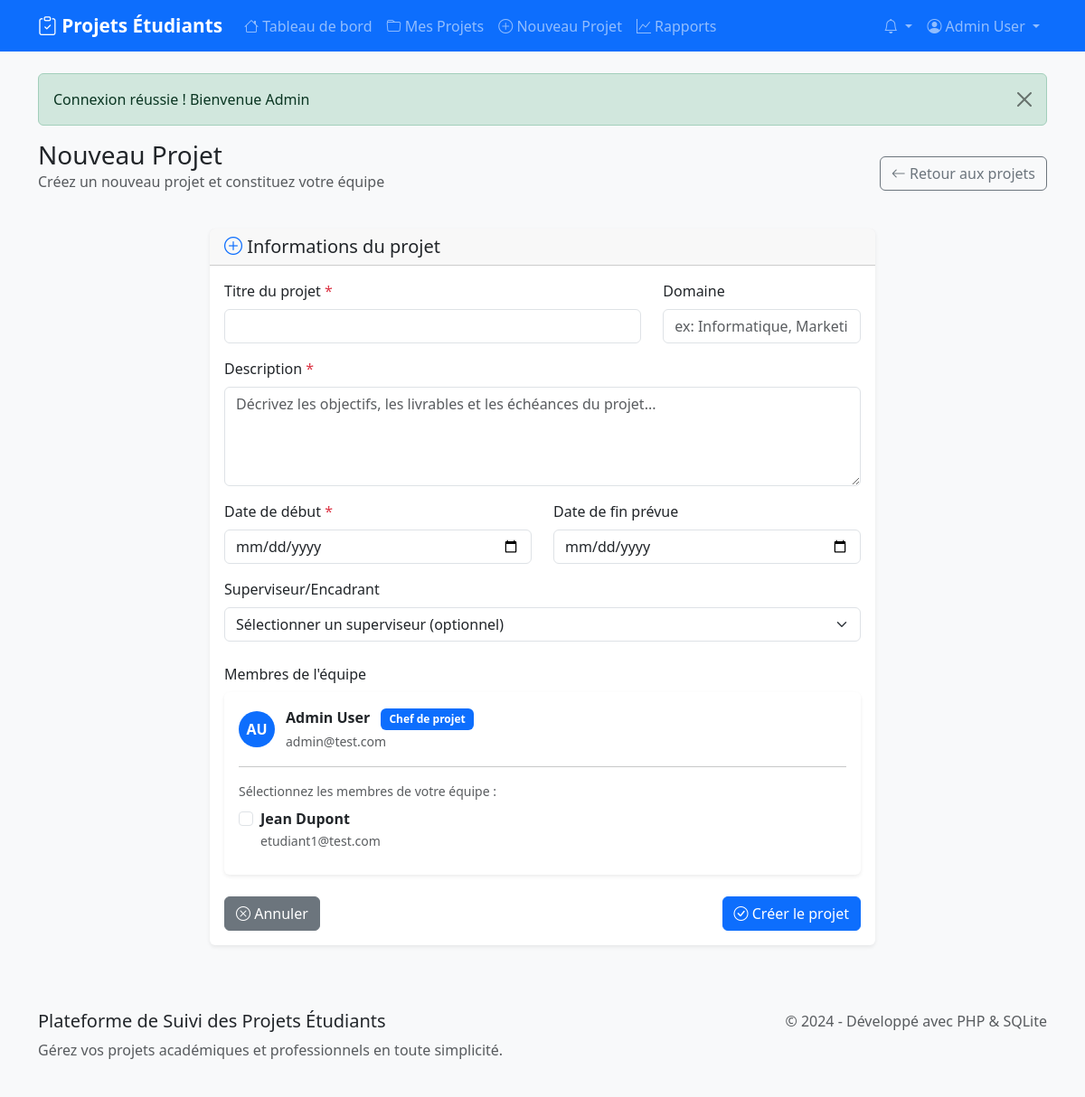
Screenshot of /pages/create_project.php (signed in) with the database file from the repository.
### tables this page shows
CREATE TABLE users (
        id INTEGER PRIMARY KEY AUTOINCREMENT,
        username VARCHAR(50) UNIQUE NOT NULL,
        email VARCHAR(100) UNIQUE NOT NULL,
        password VARCHAR(255) NOT NULL,
        first_name VARCHAR(50) NOT NULL,
        last_name VARCHAR(50) NOT NULL,
        role TEXT DEFAULT 'student',
        created_at DATETIME DEFAULT CURRENT_TIMESTAMP
    );

### includes/functions.php (called while the page is built, shortened)
<?php
require_once __DIR__ . '/../config/database.php';
if (!function_exists('isLoggedIn')) {
    function isLoggedIn() {
        return isset($_SESSION['user_id']);
    }
}
if (!function_exists('isSupervisor')) {
    function isSupervisor() {
        return isset($_SESSION['user_role']) && $_SESSION['user_role'] === 'supervisor';
    }
}
if (!function_exists('getCurrentUser')) {
    function getCurrentUser() {
        $db = getDB();
        return $db->fetch("SELECT * FROM users WHERE id = ?", [$_SESSION['user_id']]);
    }
}
if (!function_exists('e')) {
    function e($string) {
        return htmlspecialchars($string, ENT_QUOTES, 'UTF-8');
    }
}

### config/database.php (called while the page is built, shortened)
<?php
class Database {
    private static $instance = null;
    private $pdo;
    private function __construct() {
        try {
            $dbPath = $_ENV['DB_PATH'] ?? 'database/students_projects.db';
            $fullPath = __DIR__ . '/../' . $dbPath;
            $dbDir = dirname($fullPath);
            $this->pdo = new PDO('sqlite:' . $fullPath);
            $this->pdo->setAttribute(PDO::ATTR_ERRMODE, PDO::ERRMODE_EXCEPTION);
            $this->pdo->setAttribute(PDO::ATTR_DEFAULT_FETCH_MODE, PDO::FETCH_ASSOC);
            $this->pdo->exec('PRAGMA foreign_keys = ON');
        } catch (Exception $e) {
            die("Erreur de connexion à la base de données : " . $e->getMessage());
        }
    }
    public static function getInstance() {
        if (self::$instance === null) {
            self::$instance = new self();
        }
        return self::$instance;
    }
    public function query($sql, $params = []) {
        try {
            $stmt = $this->pdo->prepare($sql);
            $stmt->execute($params);
            return $stmt;
        } catch (Exception $e) {
            error_log("Erreur SQL : " . $e->getMessage());
            throw $e;
        }
    }
    public function fetchAll($sql, $params = []) {
        return $this->query($sql, $params)->fetchAll();
    }
    public function fetch($sql, $params = []) {
        return $this->query($sql, $params)->fetch();
    }
}
function getDB() {
    return Database::getInstance();
}

### pages/create_project.php (the view, shortened to what this page needs)
<?php
require_once '../includes/header.php';
$currentUser = getCurrentUser();
$db = getDB();
$students = $db->fetchAll("SELECT id, first_name, last_name, email FROM users WHERE role = 'student' AND id != ? ORDER BY first_name, last_name", [$currentUser['id']]);
?>
<div class="row">
    <div class="col-12">
        <div class="d-flex justify-content-between align-items-center mb-4">
            <div>
                <h1 class="h3 mb-0">Nouveau Projet</h1>
                <p class="text-muted">Créez un nouveau projet et constituez votre équipe</p>
            </div>
            <div>
                <a href="/pages/projects.php" class="btn btn-outline-secondary">
                    <i class="bi bi-arrow-left"></i> Retour aux projets
                </a>
            </div>
        </div>
    </div>
</div>
<div class="row">
    <div class="col-lg-8 mx-auto">
        <div class="card">
            <div class="card-header">
                <h5 class="card-title mb-0">
                    <i class="bi bi-plus-circle text-primary"></i> Informations du projet
                </h5>
            </div>
            <div class="card-body">
                <form method="POST">
                    <div class="row">
                        <div class="col-md-8">
                            <div class="mb-3">
                                <label for="title" class="form-label">Titre du projet <span class="text-danger">*</span></label>
                                <input type="text" class="form-control" id="title" name="title"
                                       value="<?php echo e($_POST['title'] ?? ''); ?>" required>
                            </div>
                        </div>
                        <div class="col-md-4">
                            <div class="mb-3">
                                <label for="domain" class="form-label">Domaine</label>
                                <input type="text" class="form-control" id="domain" name="domain"
                                       placeholder="ex: Informatique, Marketing..."
                                       value="<?php echo e($_POST['domain'] ?? ''); ?>">
                            </div>
                        </div>
                    </div>
                    <div class="mb-3">
                        <label for="description" class="form-label">Description <span class="text-danger">*</span></label>
                        <textarea class="form-control" id="description" name="description" rows="4"
                                  placeholder="Décrivez les objectifs, les livrables et les échéances du projet..." required><?php echo e($_POST['description'] ?? ''); ?></textarea>
                    </div>
                    <div class="row">
                        <div class="col-md-6">
                            <div class="mb-3">
                                <label for="start_date" class="form-label">Date de début <span class="text-danger">*</span></label>
                                <input type="date" class="form-control" id="start_date" name="start_date"
                                       value="<?php echo e($_POST['start_date'] ?? ''); ?>" required>
                            </div>
                        </div>
                        <div class="col-md-6">
                            <div class="mb-3">
                                <label for="end_date" class="form-label">Date de fin prévue</label>
                                <input type="date" class="form-control" id="end_date" name="end_date"
                                       value="<?php echo e($_POST['end_date'] ?? ''); ?>">
                            </div>
                        </div>
                    </div>
                    <div class="mb-4">
                        <label for="supervisor_id" class="form-label">Superviseur/Encadrant</label>
                        <select class="form-select" id="supervisor_id" name="supervisor_id">
                            <option value="">Sélectionner un superviseur (optionnel)</option>
                        </select>
                    </div>
                    <div class="mb-4">
                        <label class="form-label">Membres de l'équipe</label>
                        <div class="card">
                            <div class="card-body">
                                <div class="mb-3">
                                    <div class="d-flex align-items-center">
                                        <div class="member-avatar">
                                            <?php echo strtoupper(substr($currentUser['first_name'], 0, 1) . substr($currentUser['last_name'], 0, 1)); ?>
                                        </div>
                                        <div>
                                            <strong><?php echo e($currentUser['first_name'] . ' ' . $currentUser['last_name']); ?></strong>
                                            <span class="badge bg-primary ms-2">Chef de projet</span><br>
                                            <small class="text-muted"><?php echo e($currentUser['email']); ?></small>
                                        </div>
                                    </div>
                                </div>
                                <?php if (!empty($students)): ?>
                                <hr>
                                <p class="small text-muted mb-2">Sélectionnez les membres de votre équipe :</p>
                                <div class="row">
                                    <?php foreach ($students as $student): ?>
                                    <div class="col-md-6 mb-2">
                                        <div class="form-check">
                                            <input class="form-check-input" type="checkbox"
                                                   name="team_members[]" value="<?php echo $student['id']; ?>"
                                                   id="member_<?php echo $student['id']; ?>"
                                                   <?php echo in_array($student['id'], $_POST['team_members'] ?? []) ? 'checked' : ''; ?>>
                                            <label class="form-check-label" for="member_<?php echo $student['id']; ?>">
                                                <strong><?php echo e($student['first_name'] . ' ' . $student['last_name']); ?></strong><br>
                                                <small class="text-muted"><?php echo e($student['email']); ?></small>
                                            </label>
                                        </div>
                                    </div>
                                    <?php endforeach; ?>
                                </div>
                                <?php else: ?>
                                <p class="text-muted text-center">Aucun autre étudiant disponible pour rejoindre l'équipe.</p>
                                <?php endif; ?>
                            </div>
                        </div>
                    </div>
                    <div class="d-flex justify-content-between">
                        <a href="/pages/projects.php" class="btn btn-secondary">
                            <i class="bi bi-x-circle"></i> Annuler
                        </a>
                        <button type="submit" class="btn btn-primary">
                            <i class="bi bi-check-circle"></i> Créer le projet
                        </button>
                    </div>
                </form>
            </div>
        </div>
    </div>
</div>
<?php require_once '../includes/footer.php'; ?>

### includes/header.php (shortened to what this page needs)
<?php
require_once __DIR__ . '/functions.php';
$currentUser = getCurrentUser();
?>
<!DOCTYPE html>
<html lang="fr">
<head>
    <link href="https://cdn.jsdelivr.net/npm/bootstrap@5.3.0/dist/css/bootstrap.min.css" rel="stylesheet">
    <link href="https://cdn.jsdelivr.net/npm/bootstrap-icons@1.10.0/font/bootstrap-icons.css" rel="stylesheet">
    <link href="/css/style.css" rel="stylesheet">
</head>
<body>
    <nav class="navbar navbar-expand-lg navbar-dark bg-primary">
        <div class="container">
            <a class="navbar-brand" href="/pages/dashboard.php">
                <i class="bi bi-clipboard-check"></i> Projets Étudiants
            </a>
            <?php if (isLoggedIn()): ?>
            <div class="collapse navbar-collapse" id="navbarNav">
                <ul class="navbar-nav me-auto">
                    <li class="nav-item">
                        <a class="nav-link" href="/pages/dashboard.php">
                            <i class="bi bi-house"></i> Tableau de bord
                        </a>
                    </li>
                    <li class="nav-item">
                        <a class="nav-link" href="/pages/projects.php">
                            <i class="bi bi-folder"></i> Mes Projets
                        </a>
                    </li>
                    <li class="nav-item">
                        <a class="nav-link" href="/pages/create_project.php">
                            <i class="bi bi-plus-circle"></i> Nouveau Projet
                        </a>
                    </li>
                    <?php if (isSupervisor()): ?>
                    <li class="nav-item">
                        <a class="nav-link" href="/pages/reports.php">
                            <i class="bi bi-graph-up"></i> Rapports
                        </a>
                    </li>
                    <?php endif; ?>
                </ul>
                <ul class="navbar-nav">
                    <li class="nav-item dropdown">
                        <a class="nav-link dropdown-toggle position-relative" href="#" id="notificationsDropdown" role="button" data-bs-toggle="dropdown">
                            <i class="bi bi-bell"></i>
                        </a>
                    </li>
                    <li class="nav-item dropdown">
                        <a class="nav-link dropdown-toggle" href="#" id="userDropdown" role="button" data-bs-toggle="dropdown">
                            <i class="bi bi-person-circle"></i>
                            <?php echo e($currentUser['first_name'] . ' ' . $currentUser['last_name']); ?>
                        </a>
                    </li>
                </ul>
            </div>
            <?php endif; ?>
        </div>
    </nav>
    <main class="container mt-4">
        <?php
        if (isset($_SESSION['success'])) {
            echo '<div class="alert alert-success alert-dismissible fade show" role="alert">';
            echo e($_SESSION['success']);
            echo '<button type="button" class="btn-close" data-bs-dismiss="alert"></button>';
            echo '</div>';
        }
        ?>

### css/style.css (style rules this page uses)
:root { --primary-color: #0d6efd; --secondary-color: #6c757d; --success-color: #198754; --danger-color: #dc3545; --warning-color: #ffc107; --info-color: #0dcaf0; }
body { background-color: #f8f9fa; font-family: 'Segoe UI', Tahoma, Geneva, Verdana, sans-serif; }
.navbar-brand { font-weight: bold; font-size: 1.3rem; }
.card { border: none; box-shadow: 0 0.125rem 0.25rem rgba(0, 0, 0, 0.075); transition: box-shadow 0.15s ease-in-out; }
.member-avatar { width: 40px; height: 40px; border-radius: 50%; background-color: var(--primary-color); color: white; display: flex; align-items: center; justify-content: center; font-weight: bold; margin-right: 0.75rem; }
.btn-primary { background-color: var(--primary-color); border-color: var(--primary-color); }
.badge { font-size: 0.75rem; padding: 0.5em 0.75em; }

### rows the page displays
users: first_name+last_name "Admin User", first_name+last_name "AU", email "admin@test.com"
users: first_name+last_name "Jean Dupont", email "etudiant1@test.com"

### other values shown
$_SESSION['success'] "Connexion réussie ! Bienvenue Admin"
